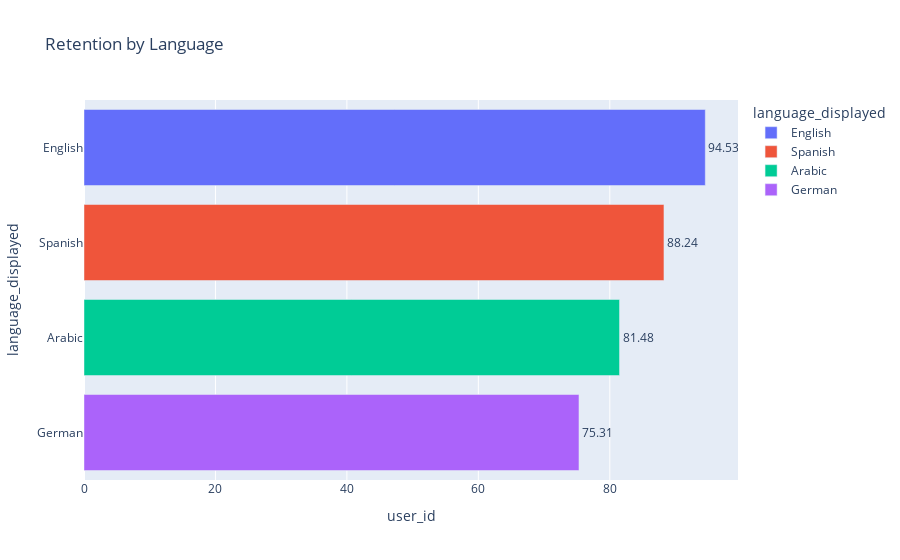

This figure's notebook cell:
### Code cell
retention_by_language = retention_by_language.sort_values("user_id", ascending =False)
fig = px.bar(retention_by_language, x="user_id", y="language_displayed",
             color = 'language_displayed', title="Retention by Language", text='user_id')
fig.update_traces(texttemplate='%{text}', textposition='outside')
fig.show()

### Figure 1 — Plotly figure (JSON) as saved in the notebook; plotly's stock layout.template omitted (floating-point values rounded to 4 significant figures)
{"data": [{"alignmentgroup": "True", "hovertemplate": "language_displayed=%{y}<br>user_id=%{text}<extra></extra>", "legendgroup": "English", "marker": {"color": "#636efa"}, "name": "English", "offsetgroup": "English", "orientation": "h", "showlegend": true, "text": [94.53], "textposition": "outside", "texttemplate": "%{text}", "type": "bar", "x": [94.53], "xaxis": "x", "y": ["English"], "yaxis": "y"}, {"alignmentgroup": "True", "hovertemplate": "language_displayed=%{y}<br>user_id=%{text}<extra></extra>", "legendgroup": "Spanish", "marker": {"color": "#EF553B"}, "name": "Spanish", "offsetgroup": "Spanish", "orientation": "h", "showlegend": true, "text": [88.24], "textposition": "outside", "texttemplate": "%{text}", "type": "bar", "x": [88.24], "xaxis": "x", "y": ["Spanish"], "yaxis": "y"}, {"alignmentgroup": "True", "hovertemplate": "language_displayed=%{y}<br>user_id=%{text}<extra></extra>", "legendgroup": "Arabic", "marker": {"color": "#00cc96"}, "name": "Arabic", "offsetgroup": "Arabic", "orientation": "h", "showlegend": true, "text": [81.48], "textposition": "outside", "texttemplate": "%{text}", "type": "bar", "x": [81.48], "xaxis": "x", "y": ["Arabic"], "yaxis": "y"}, {"alignmentgroup": "True", "hovertemplate": "language_displayed=%{y}<br>user_id=%{text}<extra></extra>", "legendgroup": "German", "marker": {"color": "#ab63fa"}, "name": "German", "offsetgroup": "German", "orientation": "h", "showlegend": true, "text": [75.31], "textposition": "outside", "texttemplate": "%{text}", "type": "bar", "x": [75.31], "xaxis": "x", "y": ["German"], "yaxis": "y"}], "layout": {"barmode": "relative", "legend": {"title": {"text": "language_displayed"}, "tracegroupgap": 0}, "title": {"text": "Retention by Language"}, "xaxis": {"anchor": "y", "domain": [0, 1], "title": {"text": "user_id"}}, "yaxis": {"anchor": "x", "categoryarray": ["German", "Arabic", "Spanish", "English"], "categoryorder": "array", "domain": [0, 1], "title": {"text": "language_displayed"}}}}
